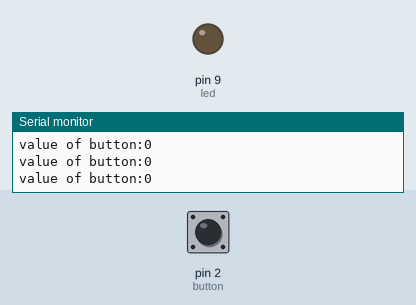
Simulated run of this sketch. Board: Arduino Uno, built with avr-gcc and run on an emulated ATmega328P. Shown: output pins drawn as LEDs (lit = HIGH), the last lines printed to the serial monitor. The inputs (shaded band) are chosen by the test bench; at power-on: pin 2 (button) LOW.

Above: at 1.2 s.
1.3 s: pin 2 (button) pulled HIGH for 0.15 s
At 1.4 s:
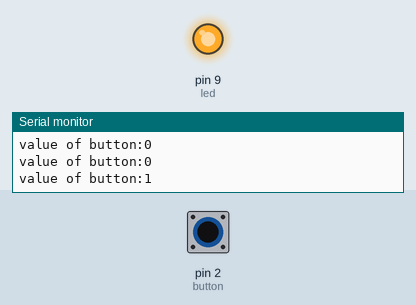
2.9 s: pin 2 (button) pulled HIGH for 3.2 s
At 6.7 s:
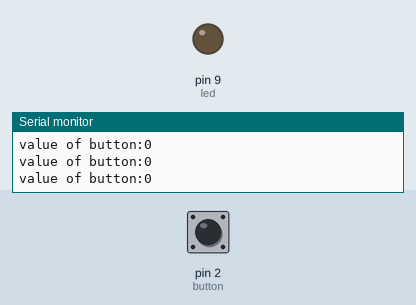
Timing chart, 0 to 8.2 s (numbered marks = the images above; inputs shaded):
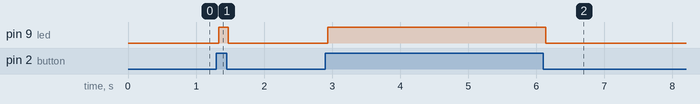

Measured:
- after the input at 1.3 s, pin 9 (led): LOW → HIGH at once, → LOW 0.14 s later
- after the input at 2.9 s, pin 9 (led): LOW → HIGH at once, → LOW 3.2 s later

The sketch:

led_button.ino
```cpp
int led=9;

int button=2;
int temp;
void setup() {
  // put your setup code here, to run once:
  pinMode(led,OUTPUT);
  pinMode(button,INPUT);
  Serial.begin(9600);
}

void loop() {
  // put your main code here, to run repeatedly:
  temp=digitalRead(button);
  Serial.print("value of button:");
  Serial.println(temp);
  if(temp == 1)
    digitalWrite(led,HIGH);
  else
    digitalWrite(led,LOW);
}
```
